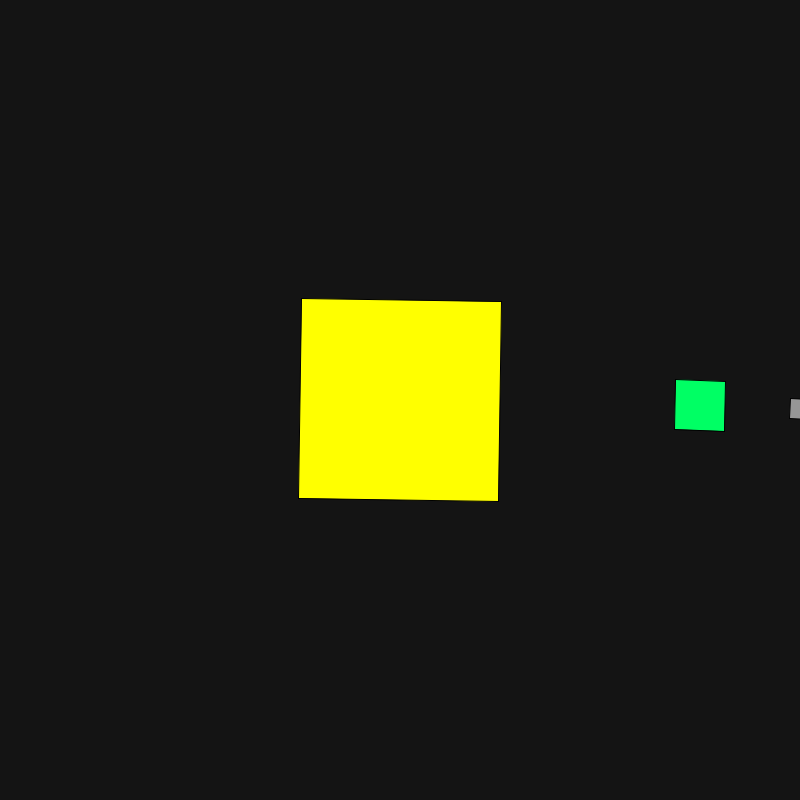
Frame 1 (no input)
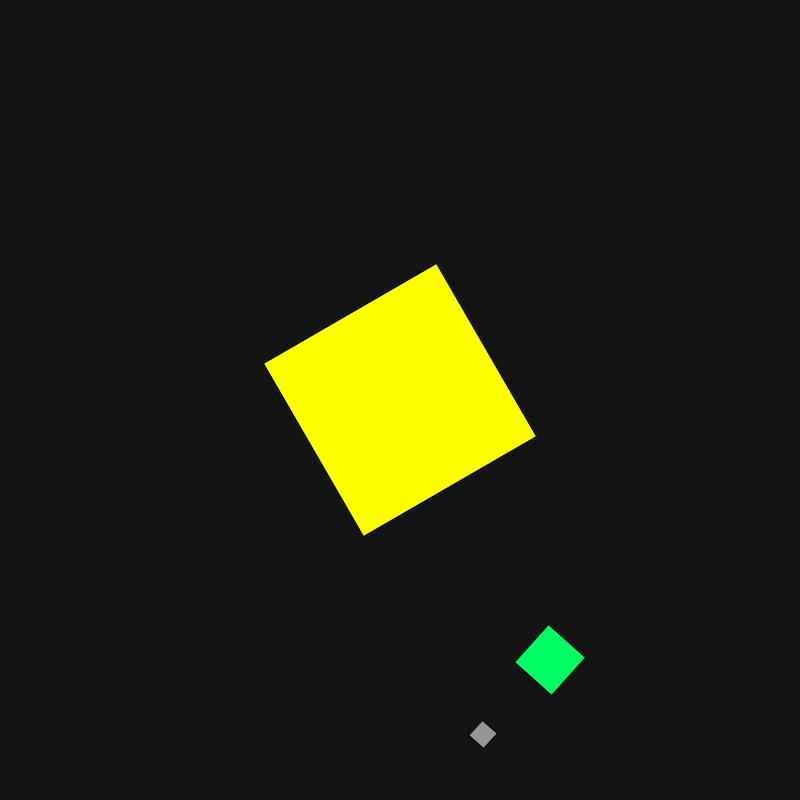
Frame 60 (the mouse pressed at the canvas centre just before this capture)
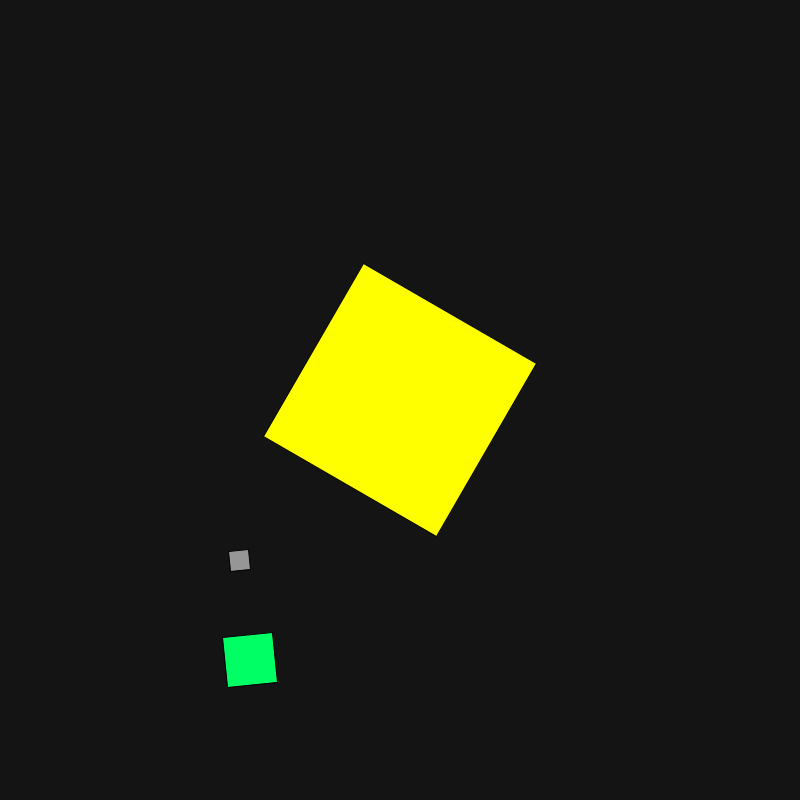
Frame 120 (the mouse held since frame 60 and released just before this capture)

The Processing sketch that drew these frames (run headless with seeded random() and noise(); from frame 60 on, the mouse is pressed at the canvas centre):

// Processing sketch: C1W4_SolorSystemExample
// ── C1W4_SolorSystemExample.pde
void setup() {
  size (800, 800);
  rectMode(CENTER);
}

void draw() {
  background (20);
  //camelCase
  pushMatrix();
  translate(width/2, height/2);
  rotate(radians(frameCount));
  fill(255, 255, 0);
  rect(0, 0, 200, 200);

  pushMatrix();
  translate(300, 0);
  rotate(radians(frameCount*1.2));
  fill(0, 255, 100);
  rect(0, 0, 50, 50);


  pushMatrix();
  translate(100, 0);
  fill(150);
  rect(0, 0, 20, 20);
  popMatrix();

  popMatrix();
  popMatrix();
}
